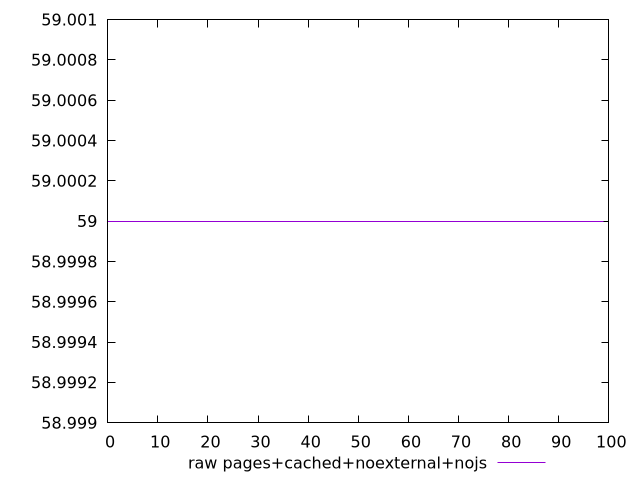

Here is the gnuplot script that generated this plot:
$_rawPagesCachedNoexternalNojs <<EOF
59
59
59
59
59
59
59
59
59
59
59
59
59
59
59
59
59
59
59
59
59
59
59
59
59
59
59
59
59
59
59
59
59
59
59
59
59
59
59
59
59
59
59
59
59
59
59
59
59
59
59
59
59
59
59
59
59
59
59
59
59
59
59
59
59
59
59
59
59
59
59
59
59
59
59
59
59
59
59
59
59
59
59
59
59
59
59
59
59
59
59
59
59
59
59
59
59
59
59
59
EOF
set key outside below
set terminal pngcairo
set output "report_00005_2020-11-02T22-26-11.212Z/dom-size/pages+cached+noexternal+nojs//raw.png"
set yrange [58.999:59.001]
plot $_rawPagesCachedNoexternalNojs title "raw pages+cached+noexternal+nojs" with line ,
